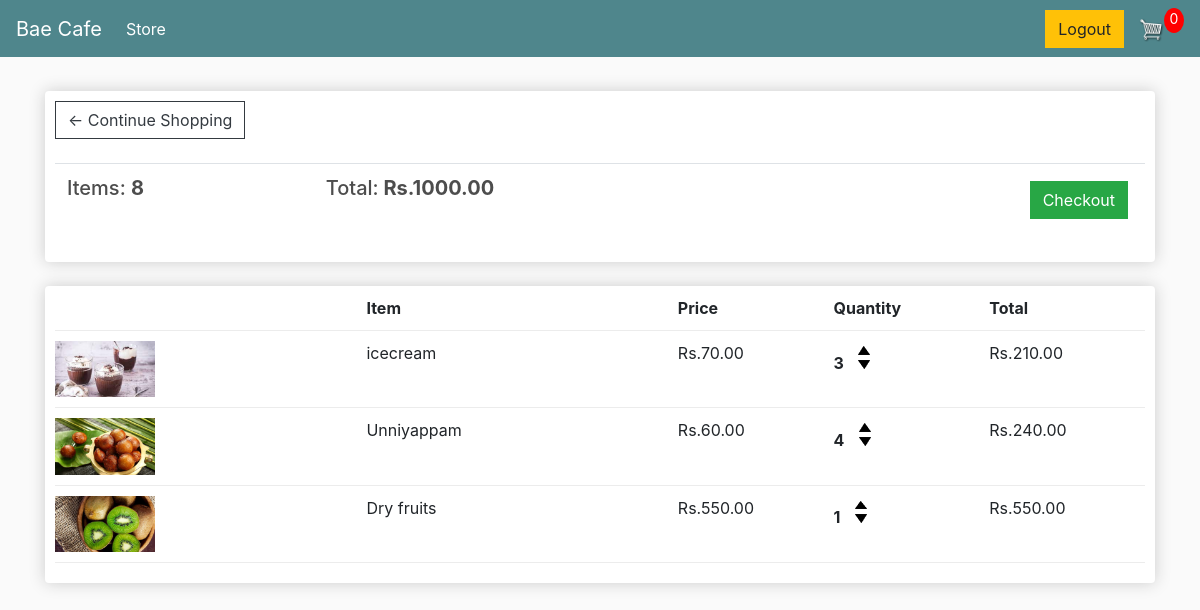
The page /cart/ (signed in) on the database as committed earlier.
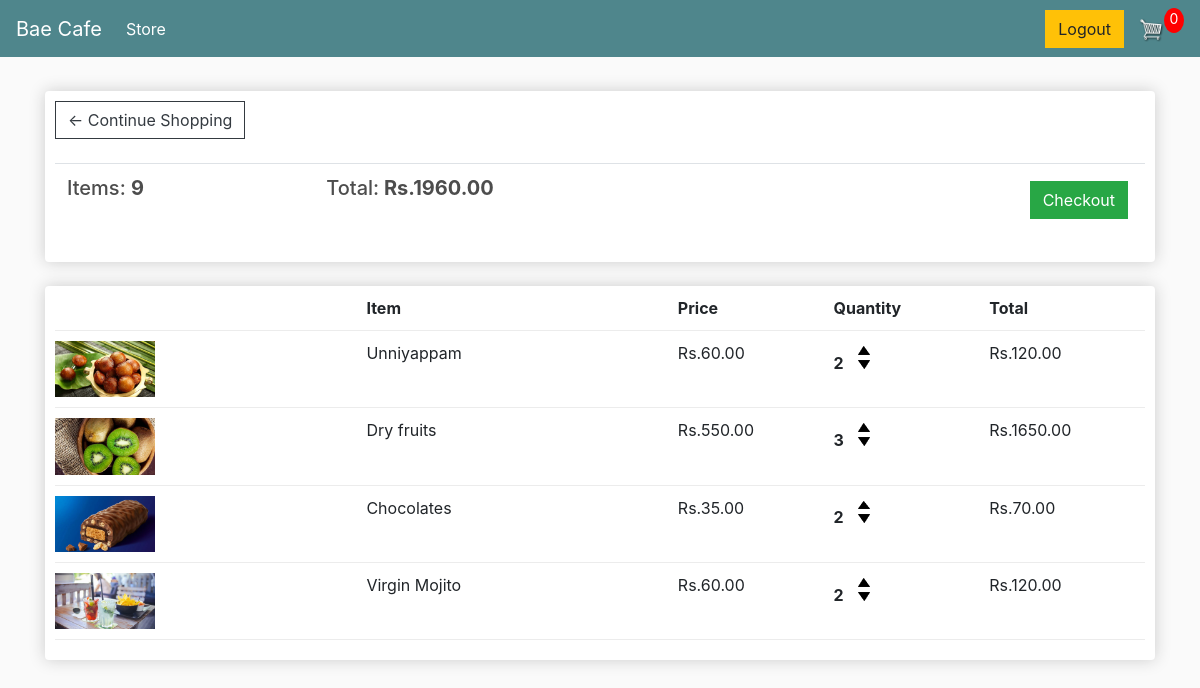
The same page on the database as committed later.
### store/models.py (models this page shows, shortened)
class Order(models.Model):
	customer = models.ForeignKey(Customer, on_delete=models.SET_NULL, null=True, blank=True)
	date_ordered = models.DateTimeField(auto_now_add=True)
	complete = models.BooleanField(default=False)
	transaction_id = models.CharField(max_length=100, null=True)
	@property
	def get_cart_total(self):
		orderitems = self.orderitem_set.all()
		total = sum([item.get_total for item in orderitems])
		return total
	@property
	def get_cart_items(self):
		orderitems = self.orderitem_set.all()
		total = sum([item.quantity for item in orderitems])
		return total

class OrderItem(models.Model):
	product = models.ForeignKey(Product, on_delete=models.SET_NULL, null=True)
	order = models.ForeignKey(Order, on_delete=models.SET_NULL, null=True)
	quantity = models.IntegerField(default=0, null=True, blank=True)
	date_added = models.DateTimeField(auto_now_add=True)
	@property
	def get_total(self):
		total = self.product.price * self.quantity
		return total

class Product(models.Model):
	name = models.CharField(max_length=200)
	price = models.FloatField()
	image = models.ImageField(null=True, blank=True)
	@property
	def imageURL(self):
		try:
			url = self.image.url
		except:
			url = ''
		return url

### store/views.py (the view)
# urls.py: path('cart/', views.cart, name="cart"),
def cart(request):
     if request.user.is_authenticated:
          customer = request.user.customer
          order, created = Order.objects.get_or_create(customer=customer, complete=False)
          items= order.orderitem_set.all()
     else:
          items = []
          order = {'get_cart_total':0,'get_cart_items':0}
     context = {'items':items,'order':order}
     return render(request, 'store/cart.html', context)

### store/templates/store/cart.html
{% extends 'store/main.html' %}
{% load static %}
{% block content %}
	<div class="row">
		<div class="col-lg-12">
			<div class="box-element">
				<a  class="btn btn-outline-dark" href="{% url 'store' %}">&#x2190; Continue Shopping</a>
				<br>
				<br>
				<table class="table">
					<tr>
						<th><h5>Items: <strong>{{order.get_cart_items}}</strong></h5></th>
						<th><h5>Total:<strong> Rs.{{order.get_cart_total|floatformat:2}}</strong></h5></th>
						<th>
							<a  style="float:right; margin:5px;" class="btn btn-success" href="{% url 'checkout' %}">Checkout</a>
						</th>
					</tr>
				</table>
			</div>
			<br>
			<div class="box-element">
				<div class="cart-row">
					<div style="flex:2"></div>
					<div style="flex:2"><strong>Item</strong></div>
					<div style="flex:1"><strong>Price</strong></div>
					<div style="flex:1"><strong>Quantity</strong></div>
					<div style="flex:1"><strong>Total</strong></div>
				</div>
				{% for item in items %}
				<div class="cart-row">
					<div style="flex:2"><img class="row-image" src="{{item.product.imageURL}}"></div>
					<div style="flex:2"><p>{{item.product.name}}</p></div>
					<div style="flex:1"><p>Rs.{{item.product.price|floatformat:2}}</p></div>
					<div style="flex:1">
						<p class="quantity">{{item.quantity}}</p>
						<div class="quantity">
							<img data-product="{{item.product.id}}" data-action="add" class="chg-quantity update-cart" src="{% static  'images/arrow-up.png' %}">
							<img data-product="{{item.product.id}}" data-action="remove" class="chg-quantity update-cart" src="{% static  'images/arrow-down.png' %}">
						</div>
					</div>
					<div style="flex:1"><p>Rs.{{item.get_total|floatformat:2}}</p></div>
				</div>
				{% endfor %}
			</div>
		</div>
	</div>
{% endblock content %}

### store/templates/store/main.html (shortened to what this page needs)
<!DOCTYPE html>
{% load static %}
<html>
<head>
	<link rel="stylesheet" href="https://stackpath.bootstrapcdn.com/bootstrap/4.4.1/css/bootstrap.min.css">
	<link rel="stylesheet" type="text/css" href="{% static 'css/main.css' %}">
</head>
<body>
    <nav class="navbar navbar-expand-lg navbar-dark bg-dark">
        <a class="navbar-brand" href="{% url 'store' %}">Bae Cafe</a>
        <div class="collapse navbar-collapse" id="navbarSupportedContent">
          <ul class="navbar-nav mr-auto">
            <li class="nav-item active">
              <a class="nav-link" href="{% url 'store' %}">Store <span class="sr-only">(current)</span></a>
            </li>
          </ul>
          <div class="form-inline my-2 my-lg-0">
            <a href="{% url 'login' %}"class="btn btn-warning">Logout</a>
            <a href="{% url 'cart' %}">
               <img  id="cart-icon" src="{% static 'images/cart.png' %}">
           </a>
           <p id="cart-total">0</p>
       </div>
        </div>
      </nav>
        <div class="container">
                <br>
                {% block content %}
                 {% endblock content %}
        </div>
</body>
</html>

### static/css/main.css (style rules this page uses)
body { background-color: hsl(0, 0%, 98%); }
h1,h2,h3,h4,h5,h6 { color:hsl(0, 0%, 30%); }
.box-element { box-shadow:hsl(0, 0%, 80%) 0 0 16px; background-color: #fff; border-radius: 4px; padding: 10px; }
.bg-dark { background-color: #4f868c!important; }
#cart-icon { width:25px; display: inline-block; margin-left: 15px; }
#cart-total { display: block; text-align: center; color:#fff; background-color: red; width: 20px; height: 25px; border-radius: 50%; font-size: 14px; }
.col-lg-4, .col-lg-6, .col-lg-8, .col-lg-12 { margin-top: 10px; }
.btn { border-radius: 0; }
.row-image { width: 100px; }
.cart-row { display: flex; align-items: flex-stretch; padding-bottom: 10px; margin-bottom: 10px; border-bottom: 1px solid #ececec; }
.quantity { display: inline-block; font-weight: 700; padding-right:10px; }
.chg-quantity { width: 12px; cursor: pointer; display: block; margin-top: 5px; transition:.1s; }

Rows that differ between the two databases and show on the page:
removed OrderItem: product.imageURL (picture), product.name "icecream", product.price "70.00", quantity "3", get_total "210.00"
changed through a linked row, Order: get_cart_items "8" → "9"; get_cart_total "1000.00" → "1960.00"
changed OrderItem "Unniyappam": quantity "4" → "2"; get_total "240.00" → "120.00"
changed OrderItem "Dry fruits": quantity "1" → "3"; get_total "550.00" → "1650.00"
added OrderItem: product.imageURL (picture), product.name "Chocolates", product.price "35.00", quantity "2", get_total "70.00"
added OrderItem: product.imageURL (picture), product.name "Virgin Mojito", product.price "60.00", quantity "2", get_total "120.00"
